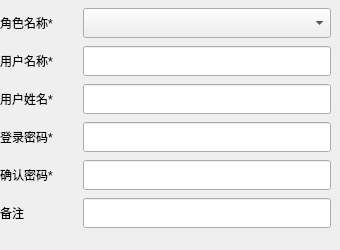
      <widget class="QWidget" name="page_5">
       <widget class="QWidget" name="layoutWidget">
        <property name="geometry">
         <rect>
          <x>0</x>
          <y>0</y>
          <width>331</width>
          <height>241</height>
         </rect>
        </property>
        <layout class="QVBoxLayout" name="verticalLayout_6">
         <property name="spacing">
          <number>0</number>
         </property>
         <item>
          <layout class="QHBoxLayout" name="horizontalLayout_20" stretch="1,3">
           <property name="spacing">
            <number>0</number>
           </property>
           <item>
            <widget class="QLabel" name="label_20">
             <property name="sizePolicy">
              <sizepolicy hsizetype="Preferred" vsizetype="Preferred">
               <horstretch>0</horstretch>
               <verstretch>0</verstretch>
              </sizepolicy>
             </property>
             <property name="text">
              <string>角色名称*</string>
             </property>
            </widget>
           </item>
           <item>
            <widget class="QComboBox" name="comboBox_roleName_5">
             <property name="sizePolicy">
              <sizepolicy hsizetype="Expanding" vsizetype="Expanding">
               <horstretch>0</horstretch>
               <verstretch>0</verstretch>
              </sizepolicy>
             </property>
             <property name="minimumSize">
              <size>
               <width>0</width>
               <height>30</height>
              </size>
             </property>
             <property name="maximumSize">
              <size>
               <width>16777215</width>
               <height>30</height>
              </size>
             </property>
            </widget>
           </item>
          </layout>
         </item>
         <item>
          <layout class="QHBoxLayout" name="horizontalLayout_17" stretch="1,3">
           <item>
            <widget class="QLabel" name="label_17">
             <property name="text">
              <string>用户名称*</string>
             </property>
            </widget>
           </item>
           <item>
            <widget class="QLineEdit" name="lineEdit_userName_5">
             <property name="sizePolicy">
              <sizepolicy hsizetype="Expanding" vsizetype="Expanding">
               <horstretch>0</horstretch>
               <verstretch>0</verstretch>
              </sizepolicy>
             </property>
             <property name="minimumSize">
              <size>
               <width>0</width>
               <height>30</height>
              </size>
             </property>
             <property name="maximumSize">
              <size>
               <width>16777215</width>
               <height>30</height>
              </size>
             </property>
            </widget>
           </item>
          </layout>
         </item>
         <item>
          <layout class="QHBoxLayout" name="horizontalLayout_18" stretch="1,3">
           <item>
            <widget class="QLabel" name="label_18">
             <property name="text">
              <string>用户姓名*</string>
             </property>
            </widget>
           </item>
           <item>
            <widget class="QLineEdit" name="lineEdit_realName_5">
             <property name="sizePolicy">
              <sizepolicy hsizetype="Expanding" vsizetype="Expanding">
               <horstretch>0</horstretch>
               <verstretch>0</verstretch>
              </sizepolicy>
             </property>
             <property name="minimumSize">
              <size>
               <width>0</width>
               <height>30</height>
              </size>
             </property>
             <property name="maximumSize">
              <size>
               <width>16777215</width>
               <height>30</height>
              </size>
             </property>
            </widget>
           </item>
          </layout>
         </item>
         <item>
          <layout class="QHBoxLayout" name="horizontalLayout_21" stretch="1,3">
           <item>
            <widget class="QLabel" name="label_pwd_5">
             <property name="text">
              <string>登录密码*</string>
             </property>
            </widget>
           </item>
           <item>
            <widget class="QLineEdit" name="lineEdit_pwd_5">
             <property name="sizePolicy">
              <sizepolicy hsizetype="Expanding" vsizetype="Expanding">
               <horstretch>0</horstretch>
               <verstretch>0</verstretch>
              </sizepolicy>
             </property>
             <property name="minimumSize">
              <size>
               <width>0</width>
               <height>30</height>
              </size>
             </property>
             <property name="maximumSize">
              <size>
               <width>16777215</width>
               <height>30</height>
              </size>
             </property>
            </widget>
           </item>
          </layout>
         </item>
         <item>
          <layout class="QHBoxLayout" name="horizontalLayout_22" stretch="1,3">
           <item>
            <widget class="QLabel" name="label_pwdTwo_5">
             <property name="text">
              <string>确认密码*</string>
             </property>
            </widget>
           </item>
           <item>
            <widget class="QLineEdit" name="lineEdit_pwdTwo_5">
             <property name="sizePolicy">
              <sizepolicy hsizetype="Expanding" vsizetype="Expanding">
               <horstretch>0</horstretch>
               <verstretch>0</verstretch>
              </sizepolicy>
             </property>
             <property name="minimumSize">
              <size>
               <width>0</width>
               <height>30</height>
              </size>
             </property>
             <property name="maximumSize">
              <size>
               <width>16777215</width>
               <height>30</height>
              </size>
             </property>
            </widget>
           </item>
          </layout>
         </item>
         <item>
          <layout class="QHBoxLayout" name="horizontalLayout_19" stretch="1,3">
           <item>
            <widget class="QLabel" name="label_19">
             <property name="text">
              <string>备注</string>
             </property>
            </widget>
           </item>
           <item>
            <widget class="QLineEdit" name="lineEdit_remark_5">
             <property name="sizePolicy">
              <sizepolicy hsizetype="Expanding" vsizetype="Expanding">
               <horstretch>0</horstretch>
               <verstretch>0</verstretch>
              </sizepolicy>
             </property>
             <property name="minimumSize">
              <size>
               <width>0</width>
               <height>30</height>
              </size>
             </property>
             <property name="maximumSize">
              <size>
               <width>16777215</width>
               <height>30</height>
              </size>
             </property>
            </widget>
           </item>
          </layout>
         </item>
        </layout>
       </widget>
      </widget>
